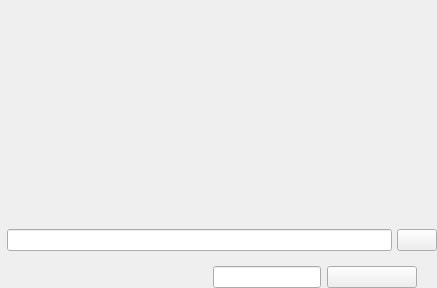
<?xml version="1.0" encoding="UTF-8"?>
<ui version="4.0">
 <class>PLSSceneItemView</class>
 <widget class="QFrame" name="PLSSceneItemView">
  <property name="geometry">
   <rect>
    <x>0</x>
    <y>0</y>
    <width>437</width>
    <height>288</height>
   </rect>
  </property>
  <property name="sizePolicy">
   <sizepolicy hsizetype="Preferred" vsizetype="Preferred">
    <horstretch>0</horstretch>
    <verstretch>0</verstretch>
   </sizepolicy>
  </property>
  <property name="minimumSize">
   <size>
    <width>112</width>
    <height>152</height>
   </size>
  </property>
  <property name="windowTitle">
   <string>Form</string>
  </property>
  <property name="autoFillBackground">
   <bool>false</bool>
  </property>
  <property name="styleSheet">
   <string notr="true"/>
  </property>
  <property name="checkable" stdset="0">
   <bool>true</bool>
  </property>
  <property name="autoRepeat" stdset="0">
   <bool>false</bool>
  </property>
  <property name="autoExclusive" stdset="0">
   <bool>true</bool>
  </property>
  <layout class="QVBoxLayout" name="verticalLayout">
   <property name="spacing">
    <number>0</number>
   </property>
   <property name="leftMargin">
    <number>0</number>
   </property>
   <property name="topMargin">
    <number>0</number>
   </property>
   <property name="rightMargin">
    <number>0</number>
   </property>
   <property name="bottomMargin">
    <number>0</number>
   </property>
   <item>
    <widget class="PLSSceneDisplay" name="display" native="true">
     <property name="sizePolicy">
      <sizepolicy hsizetype="Expanding" vsizetype="Expanding">
       <horstretch>0</horstretch>
       <verstretch>0</verstretch>
      </sizepolicy>
     </property>
    </widget>
   </item>
   <item>
    <widget class="QFrame" name="editWidget">
     <property name="styleSheet">
      <string notr="true"/>
     </property>
     <layout class="QHBoxLayout" name="horizontalLayout">
      <property name="spacing">
       <number>0</number>
      </property>
      <property name="leftMargin">
       <number>0</number>
      </property>
      <property name="topMargin">
       <number>8</number>
      </property>
      <property name="rightMargin">
       <number>0</number>
      </property>
      <property name="bottomMargin">
       <number>15</number>
      </property>
      <item>
       <widget class="QLabel" name="nameLabel">
        <property name="styleSheet">
         <string notr="true"/>
        </property>
        <property name="text">
         <string/>
        </property>
        <property name="alignment">
         <set>Qt::AlignLeading|Qt::AlignLeft|Qt::AlignVCenter</set>
        </property>
       </widget>
      </item>
      <item>
       <widget class="QLineEdit" name="nameLineEdit">
        <property name="styleSheet">
         <string notr="true"/>
        </property>
       </widget>
      </item>
      <item>
       <spacer name="horizontalSpacer_3">
        <property name="orientation">
         <enum>Qt::Horizontal</enum>
        </property>
        <property name="sizeType">
         <enum>QSizePolicy::Fixed</enum>
        </property>
        <property name="sizeHint" stdset="0">
         <size>
          <width>5</width>
          <height>20</height>
         </size>
        </property>
       </spacer>
      </item>
      <item>
       <widget class="QPushButton" name="modifyBtn">
        <property name="text">
         <string/>
        </property>
       </widget>
      </item>
     </layout>
    </widget>
   </item>
   <item>
    <widget class="QFrame" name="listFrame">
     <property name="styleSheet">
      <string notr="true"/>
     </property>
     <property name="frameShape">
      <enum>QFrame::NoFrame</enum>
     </property>
     <property name="frameShadow">
      <enum>QFrame::Raised</enum>
     </property>
     <layout class="QHBoxLayout" name="horizontalLayout_3">
      <property name="spacing">
       <number>6</number>
      </property>
      <property name="leftMargin">
       <number>20</number>
      </property>
      <property name="topMargin">
       <number>0</number>
      </property>
      <property name="rightMargin">
       <number>20</number>
      </property>
      <property name="bottomMargin">
       <number>0</number>
      </property>
      <item>
       <widget class="QLabel" name="label_badge">
        <property name="text">
         <string/>
        </property>
       </widget>
      </item>
      <item>
       <widget class="QLabel" name="label">
        <property name="text">
         <string/>
        </property>
       </widget>
      </item>
      <item>
       <widget class="QLineEdit" name="lineEdit">
        <property name="sizePolicy">
         <sizepolicy hsizetype="Preferred" vsizetype="Preferred">
          <horstretch>0</horstretch>
          <verstretch>0</verstretch>
         </sizepolicy>
        </property>
        <property name="text">
         <string/>
        </property>
       </widget>
      </item>
      <item>
       <widget class="QPushButton" name="renameBtn">
        <property name="text">
         <string/>
        </property>
       </widget>
      </item>
     </layout>
    </widget>
   </item>
  </layout>
 </widget>
 <customwidgets>
  <customwidget>
   <class>PLSSceneDisplay</class>
   <extends>QWidget</extends>
   <header>PLSSceneItemView.h</header>
   <container>1</container>
  </customwidget>
 </customwidgets>
 <resources/>
 <connections/>
</ui>
